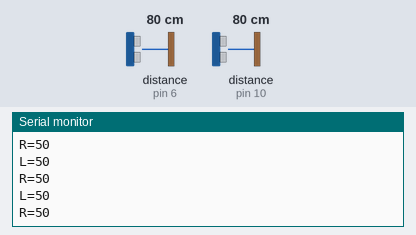
Bench run of a sketch on a simulated Arduino Uno, built with avr-gcc and run on an emulated ATmega328P. Parts: the last lines printed to the serial monitor. Wiring (inferred from the names in the program): 2 × ultrasonic range finder: trigger pin 5, echo pin 6 / trigger pin 9, echo pin 10. The inputs (shaded band) are chosen by the test bench; at power-on: distance to the obstacle (sensors on pin 6, pin 10) 80 cm. The echo pulse lasts 58.3 µs per cm.

Above: at 1.2 s.
1.3 s: distance to the obstacle (sensor on pin 6) set to 18 cm
At 2.5 s:
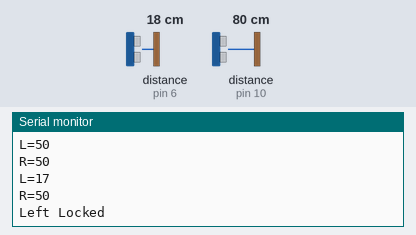
2.8 s: distance to the obstacle (sensor on pin 6) set to 14 cm
At 3.01 s:
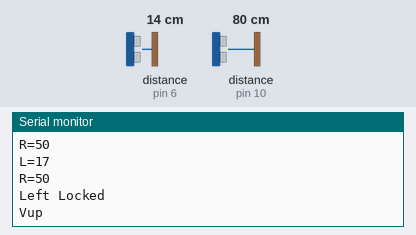

The sketch:

gesture.control.ino
```cpp
const int trigger1 = 5;
const int echo1 = 6;
const int trigger2 = 9;
const int echo2 = 10;

long time_taken;
int dist, distL, distR;

long duration;
float r;
unsigned long temp = 0;
int temp1 = 0;
int l = 0;

void find_distance(void);
void calculate_distance(int trigger, int echo);

void find_distance(void) {
    digitalWrite(trigger1, LOW);
    delayMicroseconds(2);
    digitalWrite(trigger1, HIGH);
    delayMicroseconds(10);
    digitalWrite(trigger1, LOW);
    duration = pulseIn(echo1, HIGH, 5000);
    r = 3.4 * duration / 2;
    distL = r / 100.00;

    digitalWrite(trigger2, LOW);
    delayMicroseconds(2);
    digitalWrite(trigger2, HIGH);
    delayMicroseconds(10);
    digitalWrite(trigger2, LOW);
    duration = pulseIn(echo2, HIGH, 5000);
    r = 3.4 * duration / 2;
    distR = r / 100.00;
    delay(100);
}

void setup() {
    Serial.begin(9600);
    pinMode(trigger1, OUTPUT);
    pinMode(echo1, INPUT);
    pinMode(trigger2, OUTPUT);
    pinMode(echo2, INPUT);
}

void calculate_distance(int trigger, int echo) {
    digitalWrite(trigger, LOW);
    delayMicroseconds(2);
    digitalWrite(trigger, HIGH);
    delayMicroseconds(10);
    digitalWrite(trigger, LOW);
    time_taken = pulseIn(echo, HIGH);
    dist = time_taken * 0.034 / 2;
    if (dist > 50)
        dist = 50;
}

void loop() {
    calculate_distance(trigger1, echo1);
    distL = dist;
    calculate_distance(trigger2, echo2);
    distR = dist;

    Serial.print("L=");
    Serial.println(distL);
    Serial.print("R=");
    Serial.println(distR);


    if ((distL > 25 && distR > 25) && (distL < 50 && distR < 50)) {
        delay(500);
    }

    calculate_distance(trigger1, echo1);
    distL = dist;

    calculate_distance(trigger2, echo2);
    distR = dist;


    if (distL >= 10 && distL <= 20) {
        delay(50);
        calculate_distance(trigger1, echo1);
        distL = dist;
        if (distL >= 10 && distL <= 20) {
            Serial.println("Left Locked");
            while (distL <= 40) {
                calculate_distance(trigger1, echo1);
                distL = dist;
                if (distL < 15) {
                    Serial.println("Vup");
                    delay(300);
                }
                if (distL > 20) {
                    Serial.println("Vdown");
                    delay(300);
                }
            }
        }
    }


    if (distR >= 10 && distR <= 20) {
        delay(50);
        calculate_distance(trigger2, echo2);
        distR = dist;
        if (distR >= 10 && distR <= 20) {
            Serial.println("Right Locked");
            while (distR <= 40) {
                calculate_distance(trigger2, echo2);
                distR = dist;
                if (distR < 15) {
                    Serial.println("Rewind");
                    delay(300);
                }
                if (distR > 20) {
                    Serial.println("Forward");
                    delay(300);
                }
            }
        }
    }


    if (distR <= 8 && distR >= 0) {
        temp = millis();
        while (millis() <= (temp + 300))
            find_distance();

        Serial.println("next");
    }

    delay(200);
}
```

Measured:
- the behaviour switches between 16 and 15 cm on distance to the obstacle (sensor on pin 6) (found by bisection; images 1 and 2)
- after the input at 1.3 s, the serial monitor: prints a new line at once (image 1)
- after the input at 2.8 s, the serial monitor: prints a new line at once (image 2)
